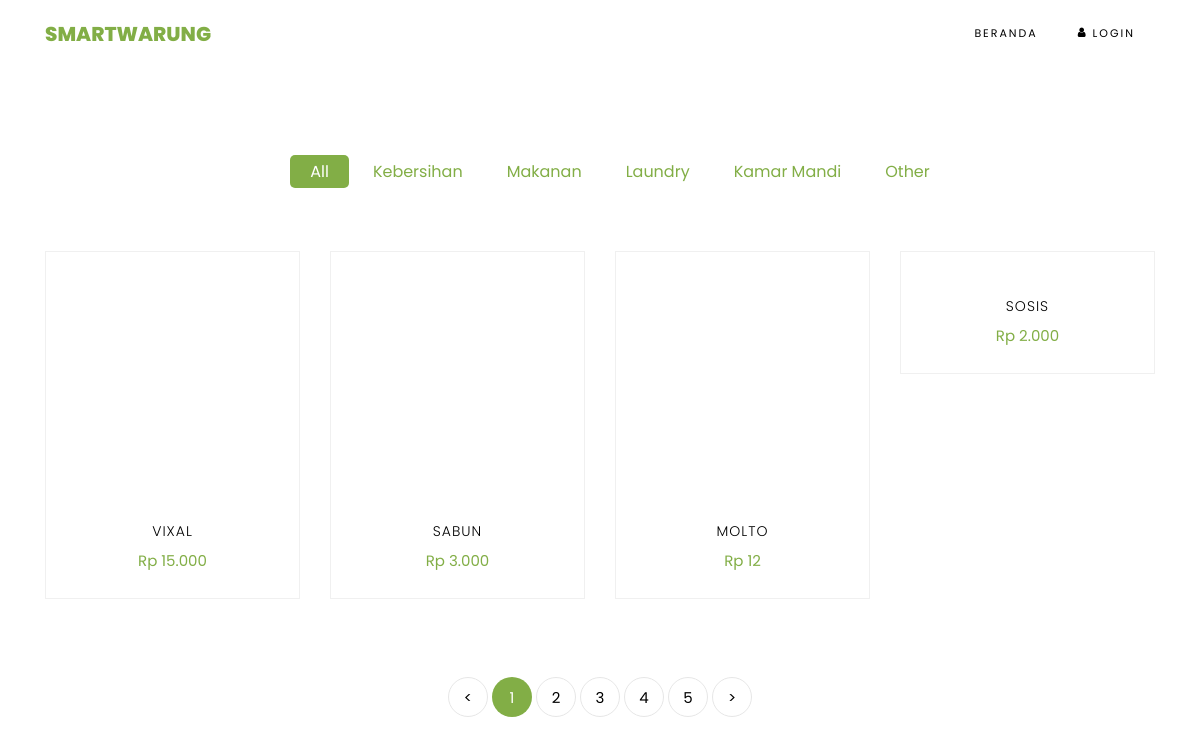
The app's page /index.php/category with its own data.
### tables this page shows
CREATE TABLE `categories` (
  `id` int(11) NOT NULL,
  `name` varchar(255) NOT NULL
);

CREATE TABLE `items` (
  `id` int(11) NOT NULL,
  `username` varchar(255) NOT NULL,
  `name` varchar(255) NOT NULL,
  `category` int(11) NOT NULL,
  `stock` int(11) NOT NULL,
  `price` int(11) NOT NULL,
  `description` text NOT NULL,
  `photo` text NOT NULL
);

### application/controllers/category.php (called while the page is built, shortened)
<?php
class category extends CI_Controller{
    public function index(){
        $data['categories'] = $this->categories->get_all();
        $data['items'] = $this->categories->get_all_items();
        $this->load->view('template/header');
        $this->load->view('category/index',$data);
        $this->load->view('template/footer');
    }
}
?>

### index.php (called while the page is built, shortened)
<?php
require_once BASEPATH.'core/CodeIgniter.php';

### application/models/categories.php (called while the page is built, shortened)
<?php
class categories extends CI_Model {
    public function get_all(){
        return $this->db->get('categories')->result_array();
    }
    public function get_all_items(){
        $this->db->select('items.name, items.price, items.photo, items.id');
        $this->db->from('items');
        $this->db->join('categories', 'items.category = categories.id');
        return $this->db->get()->result_array();
    }
}?>

### application/views/category/index.php (the view, shortened to what this page needs)
<section class="ftco-section">
    	<div class="container">
    		<div class="row justify-content-center">
    			<div class="col-md-10 mb-5 text-center">
    				<ul class="product-category">
    					<li><a href=""  class="active">All</a></li>
                    <?php foreach ($categories as $category): ?>
    					<li><a href="<?php echo site_url('category/show/').$category['id'] ?>"><?php echo $category['name'] ?></a></li>
                    <?php endforeach; ?>
    				</ul>
    			</div>
    		</div>
    		<div class="row">
            <?php foreach($items as $item): ?>
    			<div class="col-md-6 col-lg-3 ftco-animate">
    				<div class="product">
    					<a href="<?php echo site_url('item/show/').$item['id'] ?>" class="img-prod"><img class="img-fluid" src="<?php $photos = explode(',',$item['photo']); echo base_url('assets/uploads/').$photos[0]?>" alt="Colorlib Template">
    					</a>
    					<div class="text py-3 pb-4 px-3 text-center">
    						<h3><a href="<?php echo site_url('item/show/').$item['id'] ?>"><?php echo $item['name'] ?></a></h3>
    						<div class="d-flex">
    							<div class="pricing">
		    						<p class="price"><span><?php echo "Rp ".number_format($item['price'], 0, ".", ".") ?></span></p>
		    					</div>
	    					</div>
    					</div>
    				</div>
    			</div>
			<?php endforeach; ?>
    		</div>
    		<div class="row mt-5">
          <div class="col text-center">
            <div class="block-27">
              <ul>
                <li><a href="#">&lt;</a></li>
                <li class="active"><span>1</span></li>
                <li><a href="#">2</a></li>
                <li><a href="#">3</a></li>
                <li><a href="#">4</a></li>
                <li><a href="#">5</a></li>
                <li><a href="#">&gt;</a></li>
              </ul>
            </div>
          </div>
        </div>
    	</div>
    </section>

### records on screen
categories: name "Kebersihan"
categories: name "Makanan"
categories: name "Laundry"
categories: name "Kamar Mandi"
categories: name "Other"
items: name "VIXAL", price "15.000"
items: name "SABUN", price "3.000"
items: name "MOLTO", price "12"
items: name "SOSIS", price "2.000"
